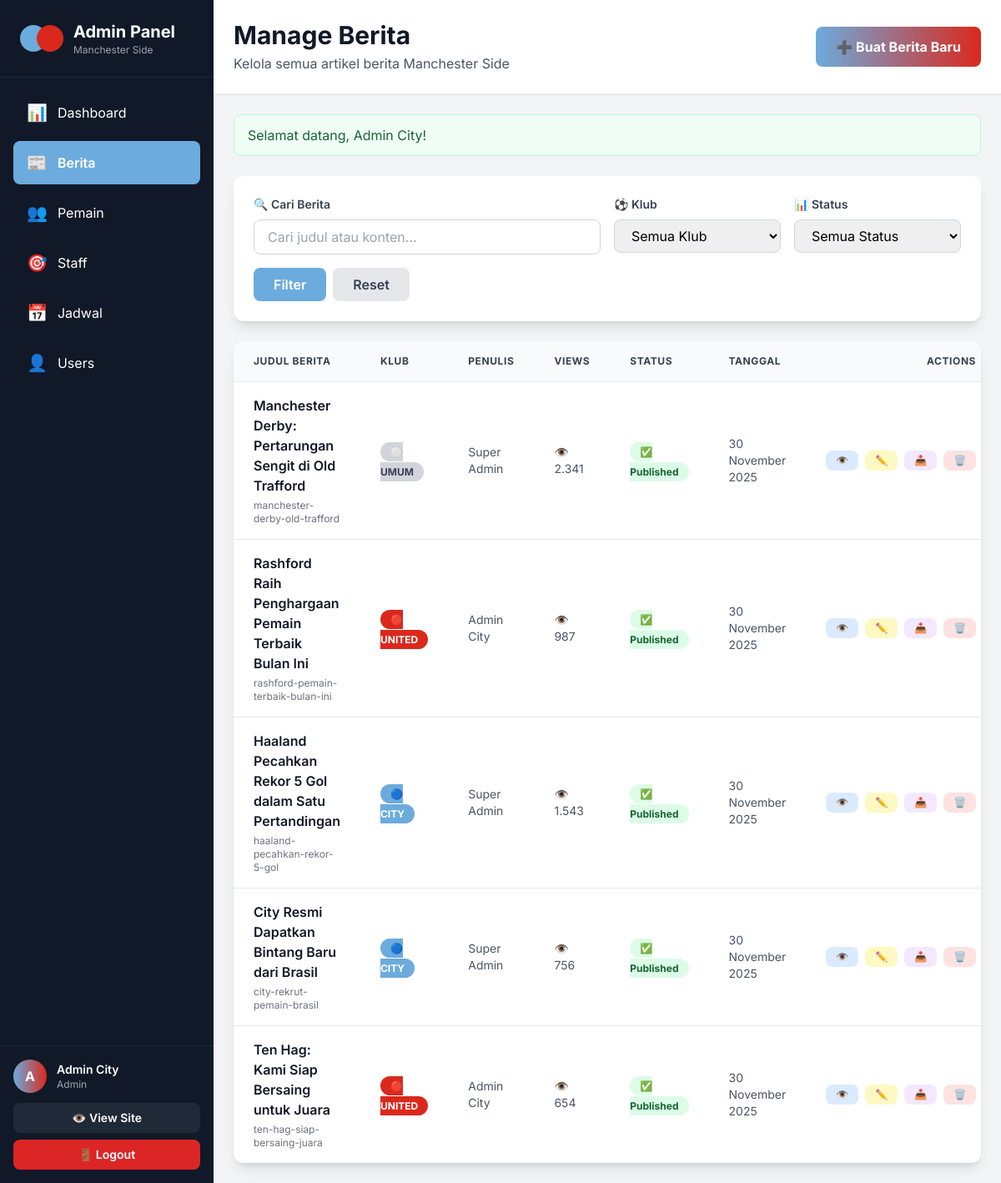
The page /admin/article/index.php (signed in) on the database its author committed.
### tables this page shows
CREATE TABLE articles (
    id INT PRIMARY KEY AUTO_INCREMENT,
    title VARCHAR(255) NOT NULL,
    slug VARCHAR(255) NOT NULL UNIQUE,
    content TEXT NOT NULL,
    excerpt VARCHAR(500),
    image_url VARCHAR(255),
    club_id INT DEFAULT NULL,
    author_id INT NOT NULL,
    category ENUM('news', 'match', 'transfer', 'interview', 'analysis') DEFAULT 'news',
    is_published TINYINT(1) DEFAULT 0,
    is_featured TINYINT(1) DEFAULT 0,
    views INT DEFAULT 0,
    reaction_like INT DEFAULT 0,
    reaction_love INT DEFAULT 0,
    reaction_wow INT DEFAULT 0,
    reaction_sad INT DEFAULT 0,
    reaction_angry INT DEFAULT 0,
    total_reactions INT DEFAULT 0,
    published_at DATETIME DEFAULT NULL,
    created_at TIMESTAMP DEFAULT CURRENT_TIMESTAMP,
    updated_at TIMESTAMP DEFAULT CURRENT_TIMESTAMP ON UPDATE CURRENT_TIMESTAMP,
    FOREIGN KEY (club_id) REFERENCES clubs(id) ON DELETE SET NULL,
    FOREIGN KEY (author_id) REFERENCES admins(id) ON DELETE CASCADE,
    INDEX idx_slug (slug),
    INDEX idx_published (is_published),
    INDEX idx_club (club_id),
    INDEX idx_category (category),
    FULLTEXT KEY ft_search (title, content, excerpt)
);

CREATE TABLE clubs (
    id INT PRIMARY KEY AUTO_INCREMENT,
    name VARCHAR(100) NOT NULL,
    full_name VARCHAR(150) NOT NULL,
    code VARCHAR(20) NOT NULL UNIQUE,
    founded_year INT NOT NULL,
    stadium_name VARCHAR(100),
    stadium_location VARCHAR(100),
    stadium_capacity INT,
    color_primary VARCHAR(7),
    color_secondary VARCHAR(7),
    history TEXT,
    achievements TEXT,
    created_at TIMESTAMP DEFAULT CURRENT_TIMESTAMP
);

### admin/article/index.php (the view, shortened to what the rows shown need)
<?php
require_once '../../includes/config.php';
$db = getDB();
$admin = getCurrentAdmin();
$query = "SELECT
    a.id, a.title, a.slug, a.is_published, a.views, a.published_at, a.created_at,
    c.name as club_name, c.code as club_code,
    ad.full_name as author_name
FROM articles a
LEFT JOIN clubs c ON a.club_id = c.id
JOIN admins ad ON a.author_id = ad.id
WHERE 1=1";
$query .= " ORDER BY a.created_at DESC";
$stmt = $db->prepare($query);
$stmt->execute();
$articles_result = $stmt->get_result();
?>
<!DOCTYPE html>
<html lang="id">
<head>
    <script src="https://cdn.tailwindcss.com"></script>
</head>
<body class="bg-gray-100">
    <div class="flex h-screen">
        <aside class="w-64 bg-gray-900 text-white flex flex-col">
            <div class="p-6 border-b border-gray-800">
                <div class="flex items-center space-x-3">
                    <div>
                        <h1 class="text-xl font-bold">Admin Panel</h1>
                    </div>
                </div>
            </div>
            <div class="p-4 border-t border-gray-800">
                <div class="flex items-center space-x-3 mb-3">
                    <div class="w-10 h-10 bg-gradient-to-r from-city-blue to-united-red rounded-full flex items-center justify-center text-white font-bold">
                        <?php echo strtoupper(substr($admin['username'], 0, 1)); ?>
                    </div>
                    <div class="flex-1">
                        <p class="font-semibold text-sm"><?php echo $admin['full_name']; ?></p>
                        <p class="text-xs text-gray-400"><?php echo ucfirst($admin['role']); ?></p>
                    </div>
                </div>
            </div>
        </aside>
        <main class="flex-1 overflow-y-auto">
            <header class="bg-white shadow-sm border-b border-gray-200 p-6">
                <div class="flex items-center justify-between">
                    <div>
                        <h1 class="text-3xl font-bold text-gray-900">Manage Berita</h1>
                    </div>
                </div>
            </header>
            <div class="p-6">
                <div class="bg-white rounded-xl shadow-lg overflow-hidden">
                    <table class="w-full">
                        <thead class="bg-gray-50 border-b border-gray-200">
                            <tr>
                                <th class="px-6 py-4 text-left text-xs font-bold text-gray-700 uppercase tracking-wider">Judul Berita</th>
                                <th class="px-6 py-4 text-left text-xs font-bold text-gray-700 uppercase tracking-wider">Klub</th>
                                <th class="px-6 py-4 text-left text-xs font-bold text-gray-700 uppercase tracking-wider">Penulis</th>
                                <th class="px-6 py-4 text-left text-xs font-bold text-gray-700 uppercase tracking-wider">Views</th>
                                <th class="px-6 py-4 text-left text-xs font-bold text-gray-700 uppercase tracking-wider">Status</th>
                                <th class="px-6 py-4 text-left text-xs font-bold text-gray-700 uppercase tracking-wider">Tanggal</th>
                                <th class="px-6 py-4 text-right text-xs font-bold text-gray-700 uppercase tracking-wider">Actions</th>
                            </tr>
                        </thead>
                        <tbody class="divide-y divide-gray-200">
                            <?php if ($articles_result->num_rows > 0): ?>
                                <?php while ($article = $articles_result->fetch_assoc()): ?>
                                    <tr class="hover:bg-gray-50 transition">
                                        <td class="px-6 py-4">
                                            <div>
                                                <a href="edit.php?id=<?php echo $article['id']; ?>" class="font-semibold text-gray-900 hover:text-city-blue">
                                                    <?php echo truncateText($article['title'], 60); ?>
                                                </a>
                                                <p class="text-xs text-gray-500 mt-1">
                                                    <?php echo $article['slug']; ?>
                                                </p>
                                            </div>
                                        </td>
                                        <td class="px-6 py-4">
                                            <?php if ($article['club_code']): ?>
                                                <span class="px-3 py-1 bg-<?php echo $article['club_code'] === 'CITY' ? 'city-blue' : 'united-red'; ?> text-white rounded-full text-xs font-bold">
                                                    <?php echo $article['club_code'] === 'CITY' ? '🔵' : '🔴'; ?> <?php echo $article['club_code']; ?>
                                                </span>
                                            <?php else: ?>
                                                <span class="px-3 py-1 bg-gray-300 text-gray-700 rounded-full text-xs font-bold">
                                                    ⚪ UMUM
                                                </span>
                                            <?php endif; ?>
                                        </td>
                                        <td class="px-6 py-4 text-sm text-gray-600">
                                            <?php echo $article['author_name']; ?>
                                        </td>
                                        <td class="px-6 py-4 text-sm text-gray-600">
                                            👁️ <?php echo formatNumber($article['views']); ?>
                                        </td>
                                        <td class="px-6 py-4">
                                            <?php if ($article['is_published']): ?>
                                                <span class="px-3 py-1 bg-green-100 text-green-800 rounded-full text-xs font-bold">
                                                    ✅ Published
                                                </span>
                                            <?php else: ?>
                                                <span class="px-3 py-1 bg-yellow-100 text-yellow-800 rounded-full text-xs font-bold">
                                                    📝 Draft
                                                </span>
                                            <?php endif; ?>
                                        </td>
                                        <td class="px-6 py-4 text-sm text-gray-600">
                                            <?php echo formatDateIndo($article['created_at']); ?>
                                        </td>
                                        <td class="px-6 py-4 text-right">
                                            <div class="flex items-center justify-end space-x-2">
                                                <a href="../../news-detail.php?slug=<?php echo $article['slug']; ?>" target="_blank" class="px-3 py-1 bg-blue-100 text-blue-800 rounded-lg text-xs font-semibold hover:bg-blue-200 transition" title="View">
                                                    👁️
                                                </a>
                                                <a href="edit.php?id=<?php echo $article['id']; ?>" class="px-3 py-1 bg-yellow-100 text-yellow-800 rounded-lg text-xs font-semibold hover:bg-yellow-200 transition" title="Edit">
                                                    ✏️
                                                </a>
                                                <a href="?toggle_publish=<?php echo $article['id']; ?>" onclick="return confirm('Ubah status publikasi?')" class="px-3 py-1 bg-purple-100 text-purple-800 rounded-lg text-xs font-semibold hover:bg-purple-200 transition" title="Toggle Publish">
                                                    <?php echo $article['is_published'] ? '📥' : '📤'; ?>
                                                </a>
                                                <a href="?delete=<?php echo $article['id']; ?>" onclick="return confirm('Yakin ingin menghapus berita ini?')" class="px-3 py-1 bg-red-100 text-red-800 rounded-lg text-xs font-semibold hover:bg-red-200 transition" title="Delete">
                                                    🗑️
                                                </a>
                                            </div>
                                        </td>
                                    </tr>
                                <?php endwhile; ?>
                            <?php endif; ?>
                        </tbody>
                    </table>
                </div>
            </div>
        </main>
    </div>
</body>
</html>

### rows shown on the page
articles: title "Manchester Derby: Pertarungan Sengit di Old Trafford", slug "manchester-derby-old-trafford", shows "⚪ UMUM", author.full_name "Super Admin", views "2.341", is_published "✅ Published", created_at "30 November 2025"
articles: title "Rashford Raih Penghargaan Pemain Terbaik Bulan Ini", slug "rashford-pemain-terbaik-bulan-ini", club.code "UNITED", author.full_name "Admin City", views "987", is_published "✅ Published", created_at "30 November 2025"
articles: title "Haaland Pecahkan Rekor 5 Gol dalam Satu Pertandingan", slug "haaland-pecahkan-rekor-5-gol", club.code "CITY", author.full_name "Super Admin", views "1.543", is_published "✅ Published", created_at "30 November 2025"
articles: title "City Resmi Dapatkan Bintang Baru dari Brasil", slug "city-rekrut-pemain-brasil", club.code "CITY", author.full_name "Super Admin", views "756", is_published "✅ Published", created_at "30 November 2025"
articles: title "Ten Hag: Kami Siap Bersaing untuk Juara", slug "ten-hag-siap-bersaing-juara", club.code "UNITED", author.full_name "Admin City", views "654", is_published "✅ Published", created_at "30 November 2025"

### other values the page prints
substr($admin['username'], 0, 1) "A"
$admin['full_name'] "Admin City"
$admin['role'] "Admin"
$flash['message'] "Selamat datang, Admin City!"
